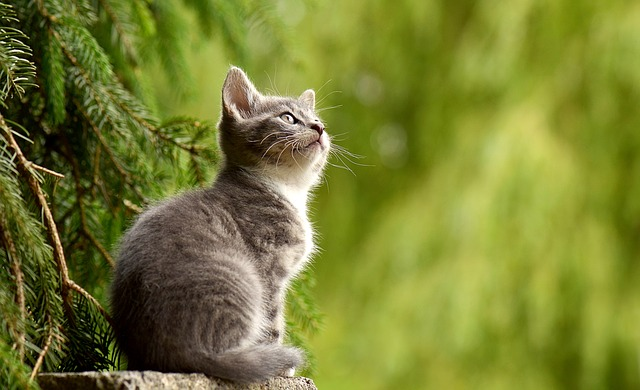
#> input picture Task0.2/Image Processing/Images/cat.jpg, 640 x 390 px; its folder holds 4 pictures in this run
$ python main.py   (older library calls are emulated)
#> lines starting #> are read from the running program, lines starting #| are printed output that depends on the picture
import cv2
import numpy as np
import os

def partA():
    image_names=os.listdir('../Images')
    print(*image_names)
    image_attributes=[]
    middle_pixels=[]
    row=[]
    for image in image_names:
        attr=[]
        img=cv2.imread('../Images/{}'.format(image))
        dimensions=img.shape
        h=dimensions[0]
        w=dimensions[1]
        middle_pixels.append(img[h//2-1,w//2-1])
        image_attributes.append(dimensions)
        attr=[image]
        for dim in dimensions:
            attr.append(dim)
        for x in img[h//2-1,w//2-1].tolist():
            attr.append(x)
        row.append(attr)
    print(image_attributes)
    for pixel in middle_pixels:
        print(*pixel)
    print()
    for r in row:
        print(*r)


def partB():
    img=cv2.imread('../Images/cat.jpg')
#> img is the input picture: shape (390, 640, 3); mean B, G, R 50.1, 126.1, 119.4
    new_img=img.copy()
    new_img[:,:,0]=0
    new_img[:,:,1]=0
    cv2.imshow('img',new_img)

    cv2.imwrite('../Generated/cat_red.jpg',new_img)


def partC():
    i = cv2.imread('../Images/flowers.jpg')
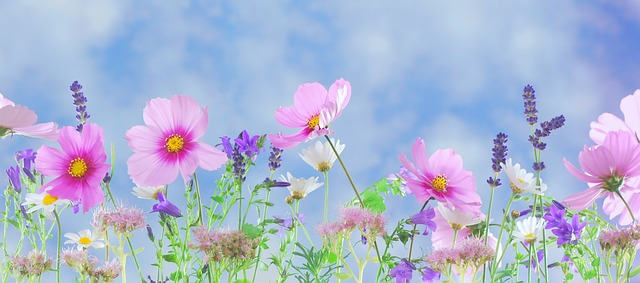
#> input picture Task0.2/Image Processing/Images/flowers.jpg, 640 x 283 px
#> i is the input picture: shape (283, 640, 3); mean B, G, R 209, 182.4, 172.4
    img = np.array(i, dtype=np.float)
#> img: shape (283, 640, 3) float64
    img /= 255.0
    #pre-multiplication
    a_channel = np.ones(img.shape, dtype=np.float)/2.0
    image = img*a_channel
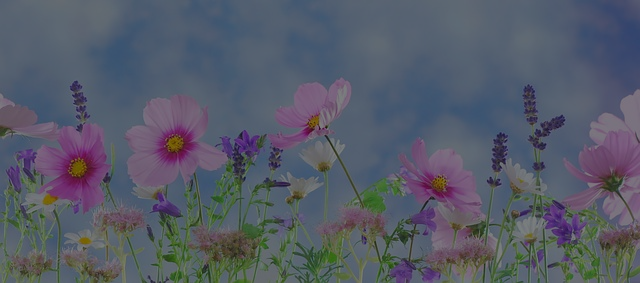
#> image: shape (283, 640, 3) float64; mean B, G, R 0.41, 0.358, 0.338
    cv2.imwrite('../Generated/flowers_alpha.png',image)
    cv2.imshow('img',image)
    cv2.waitKey(0)
    cv2.destroyAllWindows()


def partD():
    img=cv2.imread('../Images/horse.jpg')
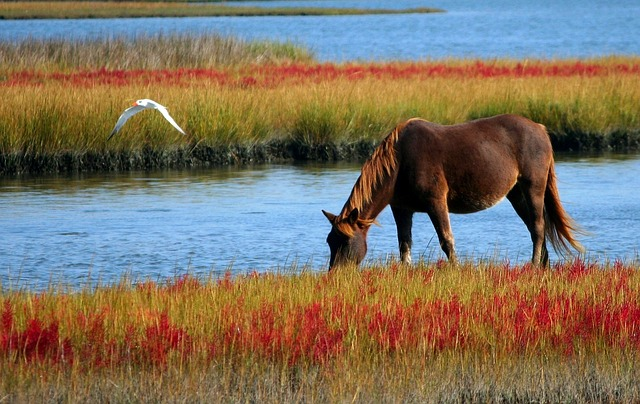
#> input picture Task0.2/Image Processing/Images/horse.jpg, 640 x 404 px
#> img is the input picture: shape (404, 640, 3); mean B, G, R 95.9, 113.2, 126.6
    height,width,dimensions=img.shape
#> height = 404; width = 640; dimensions = 3
    b,g,r=cv2.split(img)
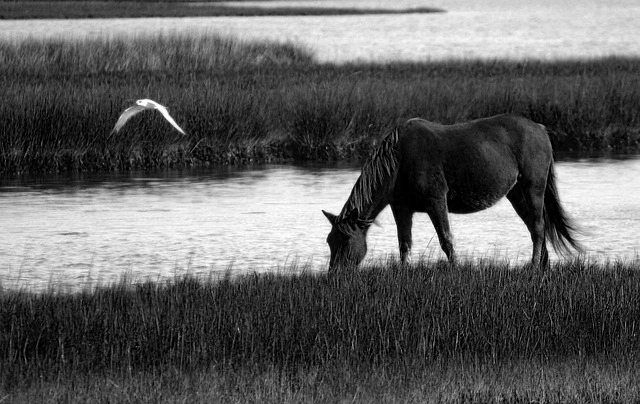
#> b: shape (404, 640); min 0, max 255, mean 95.9
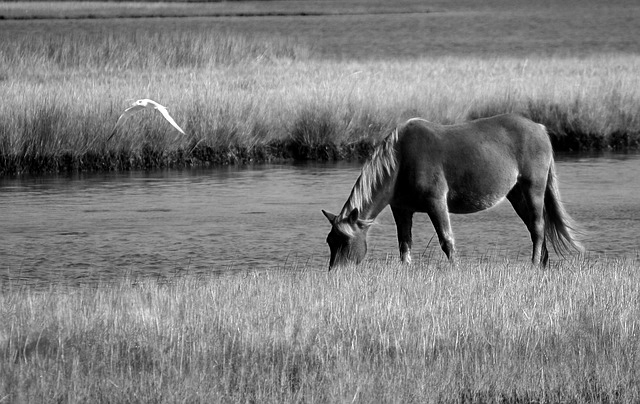
#> r: shape (404, 640); min 0, max 255, mean 126.6

    new=0.3*r+0.59*g+0.11*b
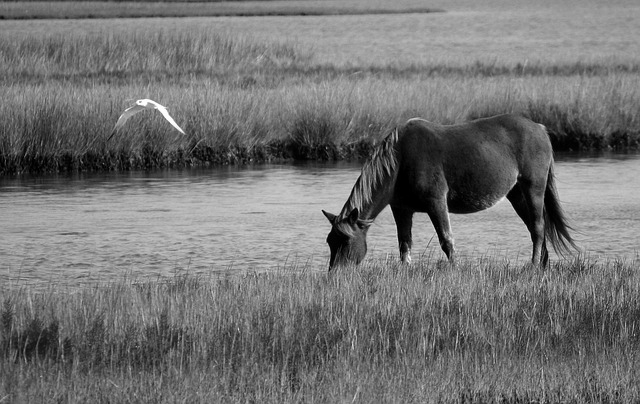
#> new: shape (404, 640) float64; min 0, max 255, mean 115.3
    cv2.imshow('img',new)
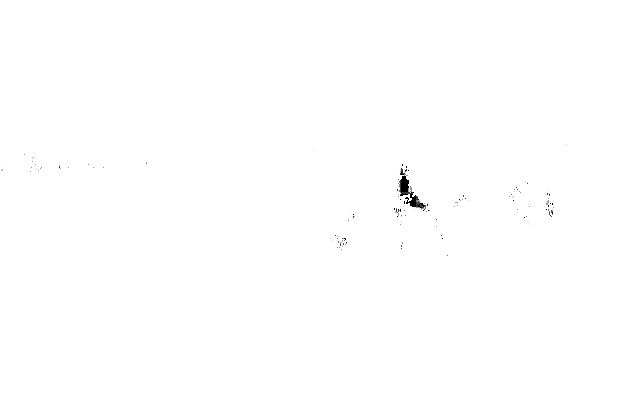
#> window 'img': shape (404, 640); min 0, max 255, mean 254.6
#> (the run stopped early here; a loop or call above may not have finished)
